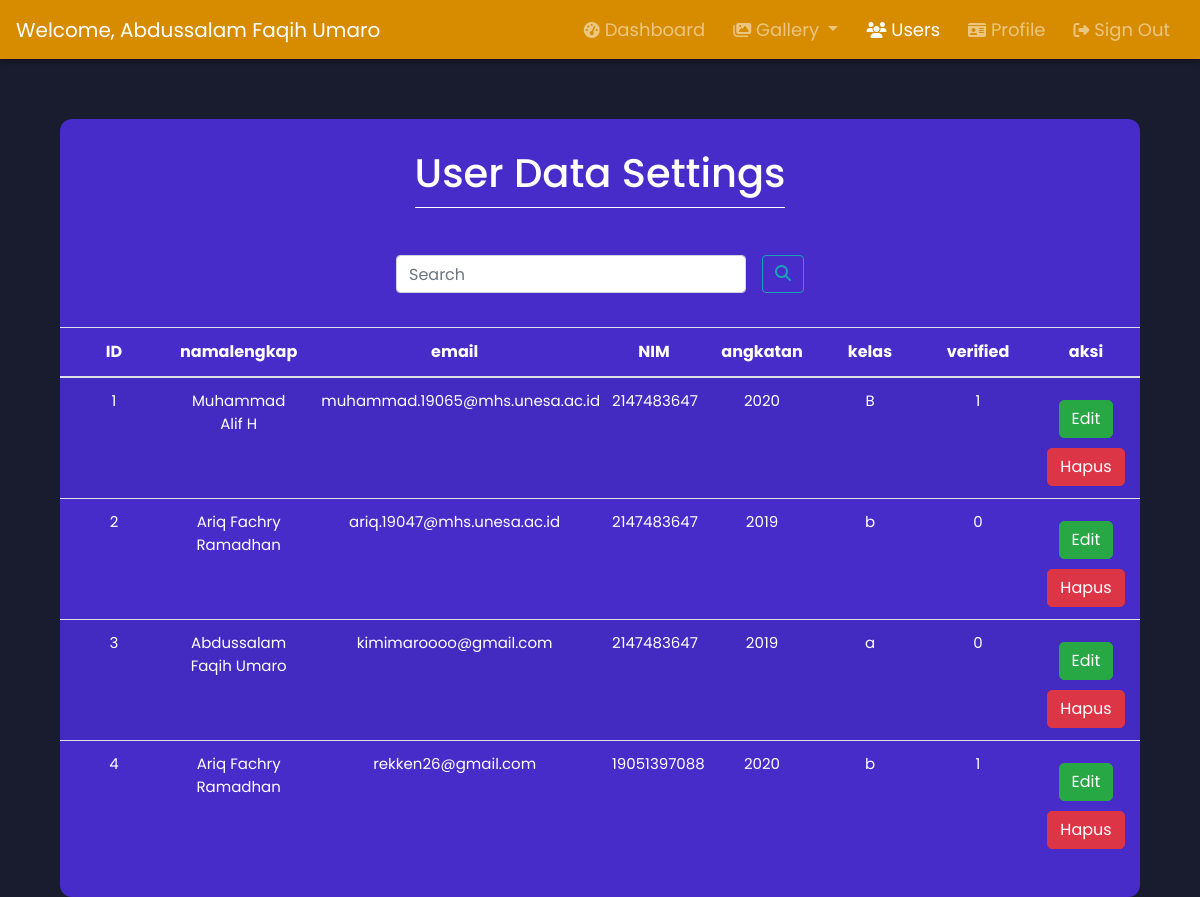
Before: /User_Regist/admin-usersConfig (signed in) with the older database file.
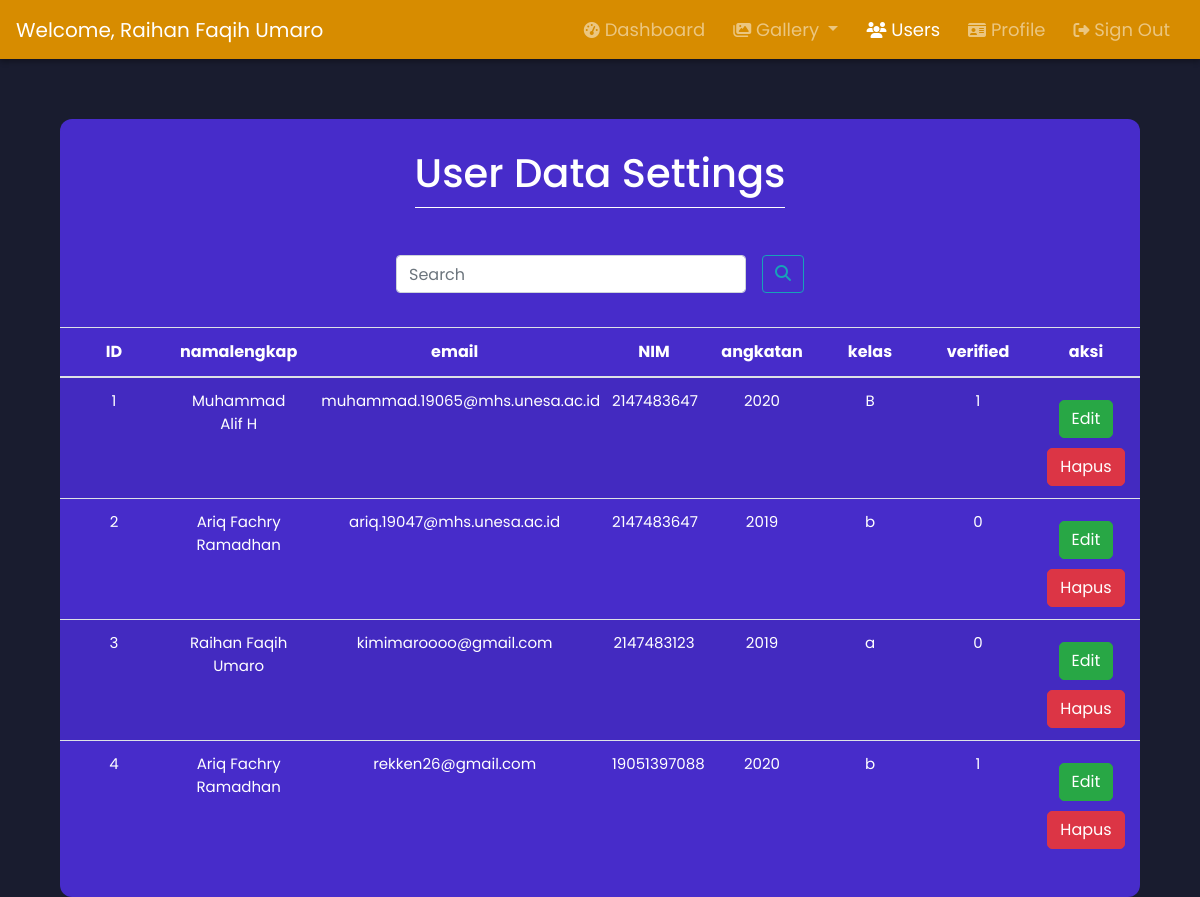
After: the same page with the newer database file.
### tables this page shows
CREATE TABLE `users` (
  `id` int(11) NOT NULL,
  `namalengkap` varchar(100) NOT NULL,
  `email` varchar(200) NOT NULL,
  `nim` bigint(20) NOT NULL,
  `angkatan` year(4) NOT NULL,
  `kelas` varchar(2) NOT NULL,
  `verified` tinyint(4) NOT NULL,
  `token` varchar(100) NOT NULL,
  `password` varchar(255) NOT NULL,
  `usertype` varchar(20) NOT NULL
);

### User_Regist/admin-usersConfig.php (the view, shortened to what this page needs)
<?php
    $currentPage = 'usersConfig';
    include 'header-admin.php';
?>
<section>
<div class="container mw-100 animwo" id="box" style=" color:white; padding-top: 30px; margin-top: 60px; width:90%; padding-left:0; padding-right:0">
    <div class="row justify-content-md-center">
        <div class="col-md-auto">
            <h1 style="text-align: center;" class="fadeInUp">User Data Settings</h1>
            <hr style="border-top: 1px solid white; margin-bottom: 15px; margin-top: 10px">
            <br>
        </div>
    </div>
        <div class="row justify-content-md-center">
            <form action="" method="POST">
                <div class="d-flex bd-highlight mb-3">
                    <div class="p-2 bd-highlight">
                        <input name="cari" autofocus autocomplete="off" class="form-control mr-sm-2" type="search" placeholder="Search" aria-label="Search">
                    </div>
                    <div class="p-2 bd-highlight">
                        <button name="btn-cari"class="btn btn-outline-info my-2 my-sm-0" type="submit" style="width: fit-content;"><i class="fas fa-search"></i></button>
                    </div>
                </div>
        </div>
                <div class="table-responsive" >
                    <table class="table table-striped table-image">
                        <thead >
                            <tr>
                                <th scope="col">ID</th>
                                <th scope="col">namalengkap</th>
                                <th scope="col">email</th>
                                <th scope="col">NIM</th>
                                <th scope="col">angkatan</th>
                                <th scope="col">kelas</th>
                                <th scope="col">verified</th>
                                <th scope="col">aksi</th>
                            </tr>
                        </thead>
                        <tbody>
                        <?php
                            $query = "SELECT * FROM users WHERE usertype = 'user'  ORDER BY id ASC";
                            $result = mysqli_query($conn, $query);
                            $ID = 1;
                            while($row = mysqli_fetch_assoc($result))
                            {
                        ?>
                            <tr>
                            <td class="td-sm sm-font"><?php echo $ID; ?></td>
                            <td class="td-sm sm-font"><?php echo $row['namalengkap']; ?></td>
                            <td style="width:fit-content" class="sm-font"><abbr title="<?php echo $row['email']; ?>" style="border: none; text-decoration: none;"><?php echo substr($row['email'], 0 ,31); ?></abbr></td>
                            <td class="td-sm sm-font"><?php echo $row['nim']; ?></td>
                            <td class="td-sm sm-font"><?php echo $row['angkatan']; ?></td>
                            <td class="td-sm sm-font"><?php echo $row['kelas']; ?></td>
                            <td class="td-sm sm-font"><?php echo $row['verified']; ?></td>
                            <td class="td-sm sm-font">
                            <a href="admin-user-edit?id=<?php echo $row['id']; ?>" style="text-decoration:none"> <button name="edit-pass-btn" type="submit" class="btn btn-success" data-toggle="modal" data-target="#exampleModal" style="margin-top: 10px; border-radius: 5px; width:fit-content" >Edit</button></a>
                            <a href="admin-user-hapus-proses?id=<?php echo $row['id']; ?>" style="text-decoration:none" onclick="return confirm('Anda yakin akan menghapus data ini?')"><button name="edit-pass-btn" type="submit" class="btn btn-danger" data-toggle="modal" data-target="#exampleModal" style="margin-top: 10px; border-radius: 5px; width:fit-content">Hapus</button></a>
                            </td>
                            </tr>
                            <?php
                                $ID++;
                                }
                            ?>
                        </tbody>
                    </table>
                </div>
    </div>
</html>

### User_Regist/header-admin.php (shortened to what this page needs)
<!DOCTYPE html>
<html>
    <head>
        <link rel="stylesheet" href="https://cdn.jsdelivr.net/npm/bootstrap@4.5.3/dist/css/bootstrap.min.css">
        <link rel="stylesheet" href="https://unpkg.com/swiper/swiper-bundle.css" />
        <link rel="stylesheet" href="https://unpkg.com/swiper/swiper-bundle.min.css" />
        <link href="../src/css/dashboard_admin.css" type="text/css" rel="stylesheet">
        <link rel="stylesheet" href="//cdnjs.cloudflare.com/ajax/libs/morris.js/0.5.1/morris.css">
    </head>
    <body>
        <nav class="navbar navbar-expand-lg navbar-dark">
            <a class="navbar-brand" href="#">Welcome, <?php echo $_SESSION['namalengkap']; ?> </a>
            <div class="collapse navbar-collapse" id="navbarNav">
            <ul class="navbar-nav ml-auto">
                    <li class="nav-item <?php if($currentPage =='dashboard'){echo 'active';}?>">
                        <a class="nav-link" href="admin-dashboard"><i class="fas fa-tachometer-alt"></i> Dashboard</a>
                    </li>
                    <li class="nav-item dropdown <?php if($currentPage =='galleryData' || $currentPage == 'previewGalery' || $currentPage =='uploadGallery_adm'){echo 'active';}?>">
                        <a class="nav-link dropdown-toggle" href="#" id="navbarDropdown" role="button" data-toggle="dropdown" aria-haspopup="true" aria-expanded="false">
                        <i class="fas fa-images"></i>  Gallery
                        </a>
                    </li>
                    <li class="nav-item <?php if($currentPage =='usersConfig'){echo 'active';}?>">
                        <a class="nav-link" href="admin-usersConfig"><i class="fas fa-users"></i> Users </a>
                    </li>
                    <li class="nav-item <?php if($currentPage =='profile'){echo 'active';}?>">
                        <a class="nav-link" href="admin-profile"><i class="fas fa-id-card"></i> Profile</a>
                    </li>
                    <li class="nav-item">
                        <a class="nav-link" href="index1?logout=1"><i class="fas fa-sign-out-alt"></i> Sign Out</a>
                    </li>
                </ul>
            </div>
        </nav>

### src/css/dashboard_admin.css (style rules this page uses)
* { margin: 0; padding: 0; box-sizing: border-box; font-family: 'Poppins', sans-serif; }
body, html { height: 100%; scroll-behavior: smooth; background-color: #191c2f; }
.navbar { box-shadow: 0 3px 5px 0 rgba(0, 0, 0, 0.3); z-index: 5; width: 100%; font-family: 'Space Grotesk', sans-serif; background-color: #D78C00; }
.nav-item { font-size: 18px; margin: auto 6px; font-family: Helvetica; }
li { cursor: pointer; }
a i { font-size: 16px; }
.sm-font { font-size: 15px; }
input { width: 20%; margin-bottom: 10px; }
#box { background-color: #472CCA; width: 90%; padding: 20px; border-radius: 12px; }
td, th { vertical-align: middle; }
th, tr, td { color: white; text-align: center; }
tr td { max-width: 50px; }
.td-sm { width: 10%; }
.btn { min-width: 60% !important; width: 60%; max-width: 100%; }
.fadeInUp { animation: fadeInUp 2s ease; }
.animwo { animation: opac 4s ease; transition: transform .4s ; }

Changed rows visible on the page:
changed users "kimimaroooo@gmail.com": namalengkap "Abdussalam Faqih Umaro" → "Raihan Faqih Umaro"; nim "2147483647" → "2147483123"
Other visible differences:
$_SESSION['namalengkap']: "Abdussalam Faqih Umaro" → "Raihan Faqih Umaro"
